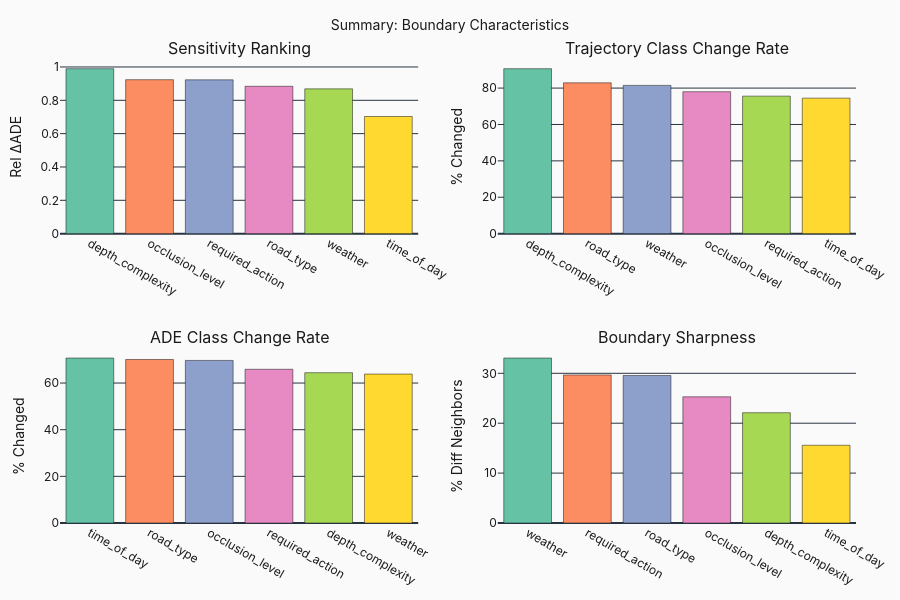

Source (notebook cell):
### Markdown cell above
## 6. Summary & Key Findings

### Code cell
def create_summary_dashboard() -> go.Figure:
    """Create summary visualization of key findings."""
    fig = make_subplots(
        rows=2, cols=2,
        subplot_titles=[
            "Sensitivity Ranking",
            "Trajectory Class Change Rate",
            "ADE Class Change Rate",
            "Boundary Sharpness",
        ],
        specs=[[{"type": "bar"}, {"type": "bar"}],
               [{"type": "bar"}, {"type": "bar"}]],
    )
    
    # 1. Sensitivity ranking
    ranking = summary["sensitivity_ranking"]
    keys = [r[0] for r in ranking]
    values = [r[1] for r in ranking]
    
    fig.add_trace(
        go.Bar(x=keys, y=values, marker_color=KEY_COLORS, showlegend=False),
        row=1, col=1
    )
    
    # 2. Trajectory class change rate
    traj_rates = [(k, stability[k].get("traj_change_rate", 0) or 0) for k in CLASSIFICATION_KEYS]
    traj_rates.sort(key=lambda x: x[1], reverse=True)
    
    fig.add_trace(
        go.Bar(
            x=[t[0] for t in traj_rates],
            y=[t[1] * 100 for t in traj_rates],
            marker_color=KEY_COLORS,
            showlegend=False,
        ),
        row=1, col=2
    )
    
    # 3. ADE class change rate
    ade_rates = []
    for key in CLASSIFICATION_KEYS:
        df_key = pairs[(pairs["diff_key"] == key) & (pairs["rel_delta_ade"].notna())]
        if len(df_key) > 0:
            rate = df_key["ade_class_changed"].mean()
            ade_rates.append((key, rate))
    ade_rates.sort(key=lambda x: x[1], reverse=True)
    
    fig.add_trace(
        go.Bar(
            x=[a[0] for a in ade_rates],
            y=[a[1] * 100 for a in ade_rates],
            marker_color=KEY_COLORS,
            showlegend=False,
        ),
        row=2, col=1
    )
    
    # 4. Boundary sharpness (mean % different neighbors)
    sharpness_means = []
    for key in CLASSIFICATION_KEYS:
        s = compute_boundary_sharpness(scenes, embeddings, key, k=10)
        sharpness_means.append((key, s.mean()))
    sharpness_means.sort(key=lambda x: x[1], reverse=True)
    
    fig.add_trace(
        go.Bar(
            x=[s[0] for s in sharpness_means],
            y=[s[1] * 100 for s in sharpness_means],
            marker_color=KEY_COLORS,
            showlegend=False,
        ),
        row=2, col=2
    )
    
    fig.update_yaxes(title_text="Rel ΔADE", row=1, col=1)
    fig.update_yaxes(title_text="% Changed", row=1, col=2)
    fig.update_yaxes(title_text="% Changed", row=2, col=1)
    fig.update_yaxes(title_text="% Diff Neighbors", row=2, col=2)
    
    fig.update_layout(
        **plotly_layout("Summary: Boundary Characteristics", height=600),
    )
    
    return fig


fig_summary = create_summary_dashboard()
fig_summary.show()

### Figure 1 — Plotly figure (JSON) as saved in the notebook; plotly's stock layout.template omitted (floating-point values rounded to 4 significant figures)
{"data": [{"marker": {"color": ["rgb(102,194,165)", "rgb(252,141,98)", "rgb(141,160,203)", "rgb(231,138,195)", "rgb(166,216,84)", "rgb(255,217,47)"]}, "showlegend": false, "x": ["depth_complexity", "occlusion_level", "required_action", "road_type", "weather", "time_of_day"], "y": [0.9898, 0.9238, 0.9229, 0.8842, 0.8688, 0.7028], "type": "bar", "xaxis": "x", "yaxis": "y"}, {"marker": {"color": ["rgb(102,194,165)", "rgb(252,141,98)", "rgb(141,160,203)", "rgb(231,138,195)", "rgb(166,216,84)", "rgb(255,217,47)"]}, "showlegend": false, "x": ["depth_complexity", "road_type", "weather", "occlusion_level", "required_action", "time_of_day"], "y": [90.67, 82.89, 81.48, 78.02, 75.57, 74.47], "type": "bar", "xaxis": "x2", "yaxis": "y2"}, {"marker": {"color": ["rgb(102,194,165)", "rgb(252,141,98)", "rgb(141,160,203)", "rgb(231,138,195)", "rgb(166,216,84)", "rgb(255,217,47)"]}, "showlegend": false, "x": ["time_of_day", "road_type", "occlusion_level", "required_action", "depth_complexity", "weather"], "y": [70.71, 70.1, 69.7, 65.91, 64.44, 63.84], "type": "bar", "xaxis": "x3", "yaxis": "y3"}, {"marker": {"color": ["rgb(102,194,165)", "rgb(252,141,98)", "rgb(141,160,203)", "rgb(231,138,195)", "rgb(166,216,84)", "rgb(255,217,47)"]}, "showlegend": false, "x": ["weather", "required_action", "road_type", "occlusion_level", "depth_complexity", "time_of_day"], "y": [33.06, 29.68, 29.57, 25.29, 22.1, 15.58], "type": "bar", "xaxis": "x4", "yaxis": "y4"}], "layout": {"xaxis": {"anchor": "y", "domain": [0.0, 0.45]}, "yaxis": {"anchor": "x", "domain": [0.625, 1.0], "title": {"text": "Rel ΔADE"}}, "xaxis2": {"anchor": "y2", "domain": [0.55, 1.0]}, "yaxis2": {"anchor": "x2", "domain": [0.625, 1.0], "title": {"text": "% Changed"}}, "xaxis3": {"anchor": "y3", "domain": [0.0, 0.45]}, "yaxis3": {"anchor": "x3", "domain": [0.0, 0.375], "title": {"text": "% Changed"}}, "xaxis4": {"anchor": "y4", "domain": [0.55, 1.0]}, "yaxis4": {"anchor": "x4", "domain": [0.0, 0.375], "title": {"text": "% Diff Neighbors"}}, "annotations": [{"font": {"size": 16}, "showarrow": false, "text": "Sensitivity Ranking", "x": 0.225, "xanchor": "center", "xref": "paper", "y": 1.0, "yanchor": "bottom", "yref": "paper"}, {"font": {"size": 16}, "showarrow": false, "text": "Trajectory Class Change Rate", "x": 0.775, "xanchor": "center", "xref": "paper", "y": 1.0, "yanchor": "bottom", "yref": "paper"}, {"font": {"size": 16}, "showarrow": false, "text": "ADE Class Change Rate", "x": 0.225, "xanchor": "center", "xref": "paper", "y": 0.375, "yanchor": "bottom", "yref": "paper"}, {"font": {"size": 16}, "showarrow": false, "text": "Boundary Sharpness", "x": 0.775, "xanchor": "center", "xref": "paper", "y": 0.375, "yanchor": "bottom", "yref": "paper"}], "title": {"font": {"size": 14, "color": "#1a1a1a"}, "text": "Summary: Boundary Characteristics", "x": 0.5}, "font": {"family": "Inter, system-ui, sans-serif", "color": "#1a1a1a"}, "margin": {"l": 60, "r": 40, "t": 60, "b": 60}, "paper_bgcolor": "#fafafa", "plot_bgcolor": "#fafafa", "height": 600}}
